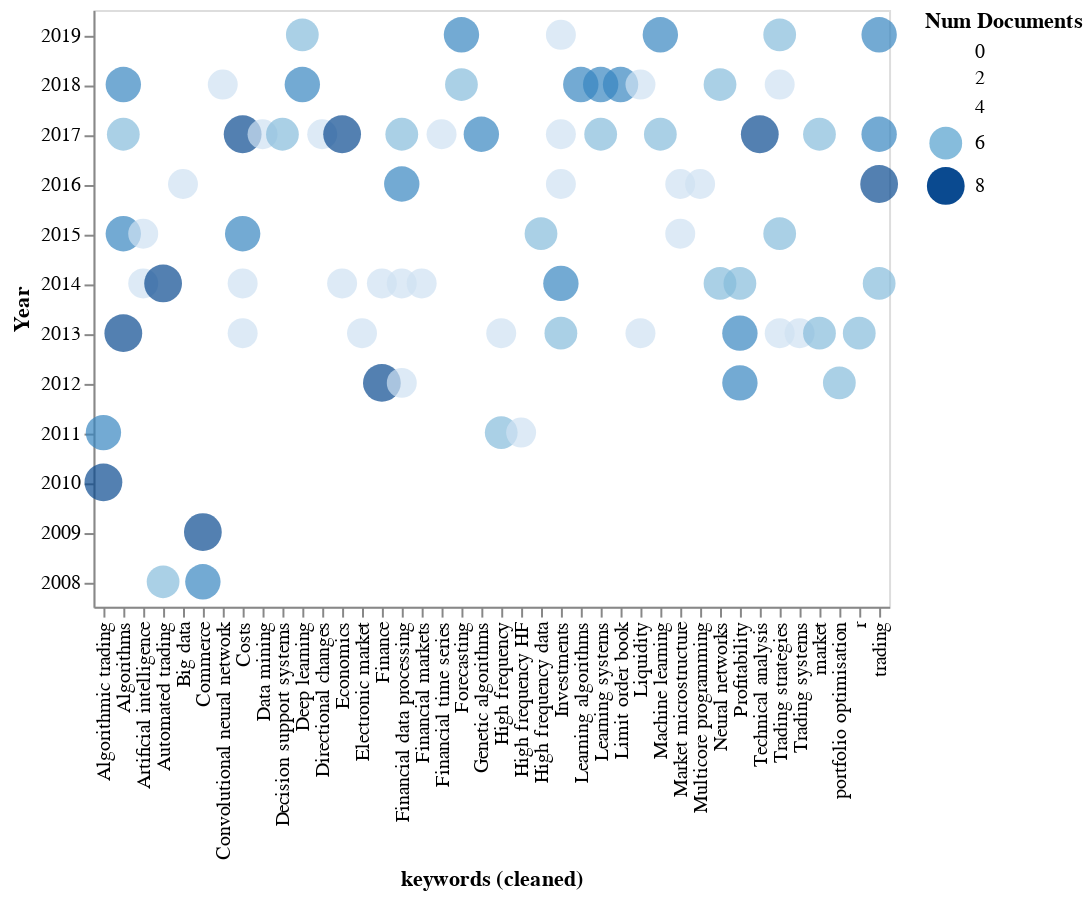

Notebook source saved alongside this figure:
### Code cell
rdf.term_by_term( 
    column_r='keywords (cleaned)', 
    column_c='Year', 
    sep_r=';', 
    sep_c=None, 
    minmax=(5,8)).circlerel(ascendingA=True, ascendingB=False, library='altair')

### Figure 1 — Vega-Lite specification as saved in the notebook (floating-point values rounded to 4 significant figures)
{"$schema": "https://vega.github.io/schema/vega-lite/v3.4.0.json", "config": {"mark": {"tooltip": null}, "view": {"height": 300, "width": 400}}, "data": {"name": "data-8fcd75e720793ae6c2ee716d5d06c54d"}, "datasets": {"data-8fcd75e720793ae6c2ee716d5d06c54d": [{"Num Documents": 8, "Year": 2010, "keywords (cleaned)": "Algorithmic trading"}, {"Num Documents": 7, "Year": 2011, "keywords (cleaned)": "Algorithmic trading"}, {"Num Documents": 8, "Year": 2013, "keywords (cleaned)": "Algorithms"}, {"Num Documents": 7, "Year": 2015, "keywords (cleaned)": "Algorithms"}, {"Num Documents": 6, "Year": 2017, "keywords (cleaned)": "Algorithms"}, {"Num Documents": 7, "Year": 2018, "keywords (cleaned)": "Algorithms"}, {"Num Documents": 5, "Year": 2014, "keywords (cleaned)": "Artificial intelligence"}, {"Num Documents": 5, "Year": 2015, "keywords (cleaned)": "Artificial intelligence"}, {"Num Documents": 6, "Year": 2008, "keywords (cleaned)": "Automated trading"}, {"Num Documents": 8, "Year": 2014, "keywords (cleaned)": "Automated trading"}, {"Num Documents": 5, "Year": 2016, "keywords (cleaned)": "Big data"}, {"Num Documents": 7, "Year": 2008, "keywords (cleaned)": "Commerce"}, {"Num Documents": 8, "Year": 2009, "keywords (cleaned)": "Commerce"}, {"Num Documents": 5, "Year": 2018, "keywords (cleaned)": "Convolutional neural network"}, {"Num Documents": 5, "Year": 2013, "keywords (cleaned)": "Costs"}, {"Num Documents": 5, "Year": 2014, "keywords (cleaned)": "Costs"}, {"Num Documents": 7, "Year": 2015, "keywords (cleaned)": "Costs"}, {"Num Documents": 8, "Year": 2017, "keywords (cleaned)": "Costs"}, {"Num Documents": 5, "Year": 2017, "keywords (cleaned)": "Data mining"}, {"Num Documents": 6, "Year": 2017, "keywords (cleaned)": "Decision support systems"}, {"Num Documents": 7, "Year": 2018, "keywords (cleaned)": "Deep learning"}, {"Num Documents": 6, "Year": 2019, "keywords (cleaned)": "Deep learning"}, {"Num Documents": 5, "Year": 2017, "keywords (cleaned)": "Directional changes"}, {"Num Documents": 5, "Year": 2014, "keywords (cleaned)": "Economics"}, {"Num Documents": 8, "Year": 2017, "keywords (cleaned)": "Economics"}, {"Num Documents": 5, "Year": 2013, "keywords (cleaned)": "Electronic market"}, {"Num Documents": 8, "Year": 2012, "keywords (cleaned)": "Finance"}, {"Num Documents": 5, "Year": 2014, "keywords (cleaned)": "Finance"}, {"Num Documents": 5, "Year": 2012, "keywords (cleaned)": "Financial data processing"}, {"Num Documents": 5, "Year": 2014, "keywords (cleaned)": "Financial data processing"}, {"Num Documents": 7, "Year": 2016, "keywords (cleaned)": "Financial data processing"}, {"Num Documents": 6, "Year": 2017, "keywords (cleaned)": "Financial data processing"}, {"Num Documents": 5, "Year": 2014, "keywords (cleaned)": "Financial markets"}, {"Num Documents": 5, "Year": 2017, "keywords (cleaned)": "Financial time series"}, {"Num Documents": 6, "Year": 2018, "keywords (cleaned)": "Forecasting"}, {"Num Documents": 7, "Year": 2019, "keywords (cleaned)": "Forecasting"}, {"Num Documents": 7, "Year": 2017, "keywords (cleaned)": "Genetic algorithms"}, {"Num Documents": 6, "Year": 2011, "keywords (cleaned)": "High frequency"}, {"Num Documents": 5, "Year": 2013, "keywords (cleaned)": "High frequency"}, {"Num Documents": 5, "Year": 2011, "keywords (cleaned)": "High frequency HF"}, {"Num Documents": 6, "Year": 2015, "keywords (cleaned)": "High frequency data"}, {"Num Documents": 6, "Year": 2013, "keywords (cleaned)": "Investments"}, {"Num Documents": 7, "Year": 2014, "keywords (cleaned)": "Investments"}, {"Num Documents": 5, "Year": 2016, "keywords (cleaned)": "Investments"}, {"Num Documents": 5, "Year": 2017, "keywords (cleaned)": "Investments"}, {"Num Documents": 5, "Year": 2019, "keywords (cleaned)": "Investments"}, {"Num Documents": 7, "Year": 2018, "keywords (cleaned)": "Learning algorithms"}, {"Num Documents": 6, "Year": 2017, "keywords (cleaned)": "Learning systems"}, {"Num Documents": 7, "Year": 2018, "keywords (cleaned)": "Learning systems"}, {"Num Documents": 7, "Year": 2018, "keywords (cleaned)": "Limit order book"}, {"Num Documents": 5, "Year": 2013, "keywords (cleaned)": "Liquidity"}, {"Num Documents": 5, "Year": 2018, "keywords (cleaned)": "Liquidity"}, {"Num Documents": 6, "Year": 2017, "keywords (cleaned)": "Machine learning"}, {"Num Documents": 7, "Year": 2019, "keywords (cleaned)": "Machine learning"}, {"Num Documents": 5, "Year": 2015, "keywords (cleaned)": "Market microstructure"}, {"Num Documents": 5, "Year": 2016, "keywords (cleaned)": "Market microstructure"}, {"Num Documents": 5, "Year": 2016, "keywords (cleaned)": "Multicore programming"}, {"Num Documents": 6, "Year": 2014, "keywords (cleaned)": "Neural networks"}, {"Num Documents": 6, "Year": 2018, "keywords (cleaned)": "Neural networks"}, {"Num Documents": 7, "Year": 2012, "keywords (cleaned)": "Profitability"}, {"Num Documents": 7, "Year": 2013, "keywords (cleaned)": "Profitability"}, {"Num Documents": 6, "Year": 2014, "keywords (cleaned)": "Profitability"}, {"Num Documents": 8, "Year": 2017, "keywords (cleaned)": "Technical analysis"}, {"Num Documents": 5, "Year": 2013, "keywords (cleaned)": "Trading strategies"}, {"Num Documents": 6, "Year": 2015, "keywords (cleaned)": "Trading strategies"}, {"Num Documents": 5, "Year": 2018, "keywords (cleaned)": "Trading strategies"}, {"Num Documents": 6, "Year": 2019, "keywords (cleaned)": "Trading strategies"}, {"Num Documents": 5, "Year": 2013, "keywords (cleaned)": "Trading systems"}, {"Num Documents": 6, "Year": 2013, "keywords (cleaned)": "market"}, {"Num Documents": 6, "Year": 2017, "keywords (cleaned)": "market"}, {"Num Documents": 6, "Year": 2012, "keywords (cleaned)": "portfolio optimisation"}, {"Num Documents": 6, "Year": 2013, "keywords (cleaned)": "r"}, {"Num Documents": 6, "Year": 2014, "keywords (cleaned)": "trading"}, {"Num Documents": 8, "Year": 2016, "keywords (cleaned)": "trading"}, {"Num Documents": 7, "Year": 2017, "keywords (cleaned)": "trading"}, {"Num Documents": 7, "Year": 2019, "keywords (cleaned)": "trading"}]}, "encoding": {"color": {"field": "Num Documents", "type": "quantitative"}, "size": {"field": "Num Documents", "type": "quantitative"}, "x": {"axis": {"labelAngle": 270}, "field": "keywords (cleaned)", "sort": "ascending", "type": "nominal"}, "y": {"field": "Year", "sort": "descending", "type": "nominal"}}, "mark": "circle"}
